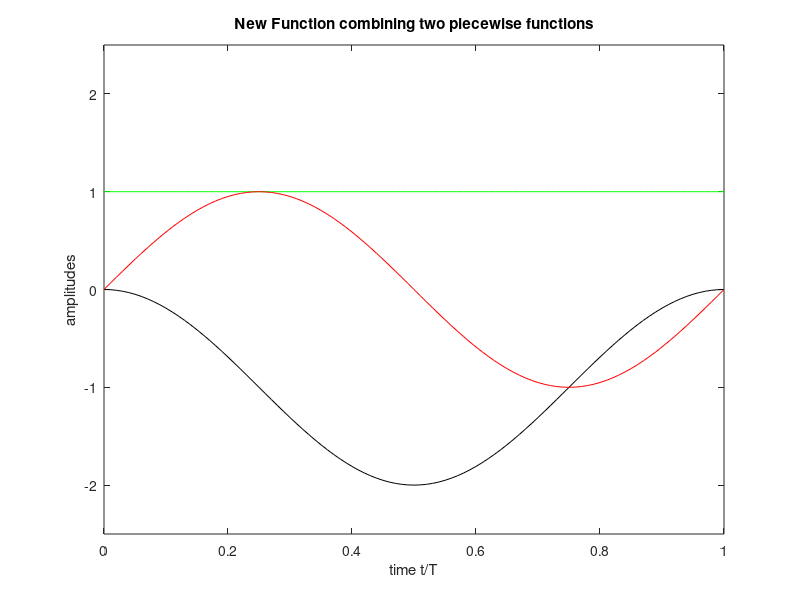

Write the MATLAB code that produced this figure.
clc
clear

%{
function y = piecewiseFunction(x)
    if  x <= 1/8 && x>= 0
        y = 8*x;       
    elseif x >= 1/8 && x < 3/8
        y = 1; 
    elseif x >= 3/8 && x < 1/2
        y = 1-8*(x-3/8); 
    elseif x>=1/2 && x<=1
        y = 0;      
    else
        y = NaN;
    end
end

% 新函数组合
function y_new0 = newFunction0(x)
    y_new0 = piecewiseFunction(mod(x,1));
end
% 新函数组合出u_t
function y_new1 = newFunction1(x)
    y_new1 = piecewiseFunction(mod(x,1))-piecewiseFunction(mod(x+1/2,1));
end
% 新函数组合出v_t
function y_new2 = newFunction2(x)
    y_new2 = piecewiseFunction(mod(x+1/4,1))*2;
end
% 新函数组合出w_t
function y_new3 = newFunction3(x)
    y_new3 = piecewiseFunction(mod(x-1/4,1));
end


% 画图
x = 0:0.01:1;
a_t = arrayfun(@newFunction0, x);
u = arrayfun(@newFunction1, x);
v = arrayfun(@newFunction2, x);
w = arrayfun(@newFunction3, x);

%}


x = 0:0.01:1;
v_1 = -1;
u = sin(2 * pi * x);
v = v_1+cos(2 * pi * x);
w = 1+x*0;

% 绘制新函数图像
figure;
plot(x, v, 'k');
hold on
plot(x, w, 'g');
hold on
plot(x, u, 'r');
hold on

axis([0 1 -2.5 2.5]);    % 设置横纵坐标范围为 [0, 3]
xlabel('time t/T');
ylabel('amplitudes');
title('New Function combining two piecewise functions');